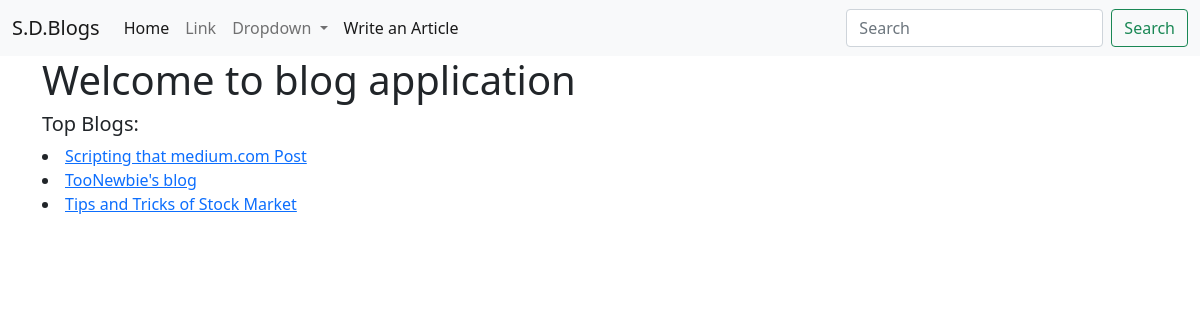
Before: / with the older database file.
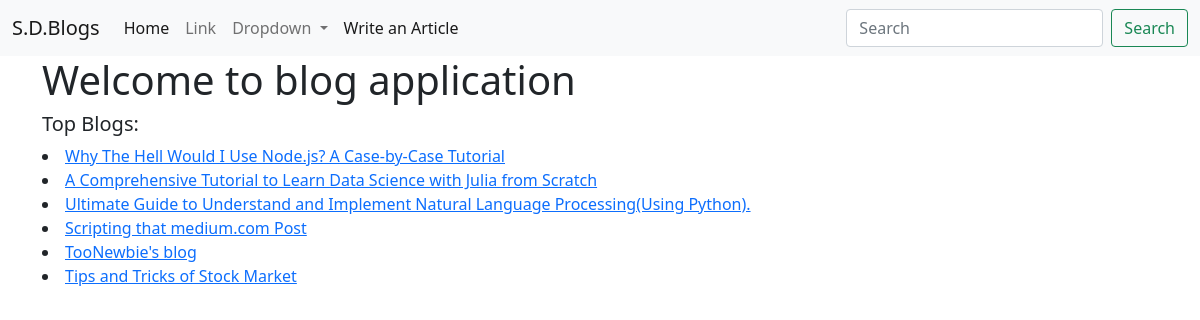
After: the same page with the newer database file.
### main/models.py (models this page shows, shortened)
class Article(models.Model):
    title = models.CharField(max_length=256)
    content = models.TextField()
    createdAt = models.DateTimeField(auto_now_add = True)
    authors = models.ManyToManyField('Author')

### main/views.py (the view)
# urls.py: path('', views.index, name='index'),
def index(request):
    latest_articles = models.Article.objects.all().order_by('-createdAt')[:10]
    context = {
        "latest_articles" : latest_articles
    }
    return render(request, 'main/index.html', context)

### templates/main/index.html
{% extends 'main/base.html' %}
{% block content %}
<h1>Welcome to blog application</h1>
<h5>Top Blogs: </h5>
{% for article in latest_articles %}
    <li>
        <a href="{% url 'get_article' article.pk %}">{{article.title}}</a>
    </li>
{% endfor %}
{% endblock content %}

### templates/main/base.html (shortened to what this page needs)
<!doctype html>
<html lang="en">
  <head>
    <link href="https://cdn.jsdelivr.net/npm/bootstrap@5.0.1/dist/css/bootstrap.min.css" rel="stylesheet">
  </head>
  <body>
    <nav class="navbar navbar-expand-lg navbar-light bg-light">
      <div class="container-fluid">
        <a class="navbar-brand" href="/">S.D.Blogs</a>
        <div class="collapse navbar-collapse" id="navbarSupportedContent">
          <ul class="navbar-nav me-auto mb-2 mb-lg-0">
            <li class="nav-item">
              <a class="nav-link active" aria-current="page" href="/">Home</a>
            </li>
            <li class="nav-item">
              <a class="nav-link" href="#">Link</a>
            </li>
            <li class="nav-item dropdown">
              <a class="nav-link dropdown-toggle" href="#" id="navbarDropdown" role="button" data-bs-toggle="dropdown" aria-expanded="false">
                Dropdown
              </a>
            </li>
            <li class="nav-item">
              <a class="nav-link active" href="/article">Write an Article</a>
            </li>
          </ul>
          <form class="d-flex">
            <input class="form-control me-2" type="search" placeholder="Search" aria-label="Search">
            <button class="btn btn-outline-success" type="submit">Search</button>
          </form>
        </div>
      </div>
    </nav>
    <div class="container">
      {% block content %}{% endblock content %}
    </div>
  </body>
</html>

Changed rows visible on the page:
added Article: title "Why The Hell Would I Use Node.js? A Case-by-Case Tutorial"
added Article: title "A Comprehensive Tutorial to Learn Data Science with Julia from Scratch"
added Article: title "Ultimate Guide to Understand and Implement Natural Language Processing(Using Python)."
